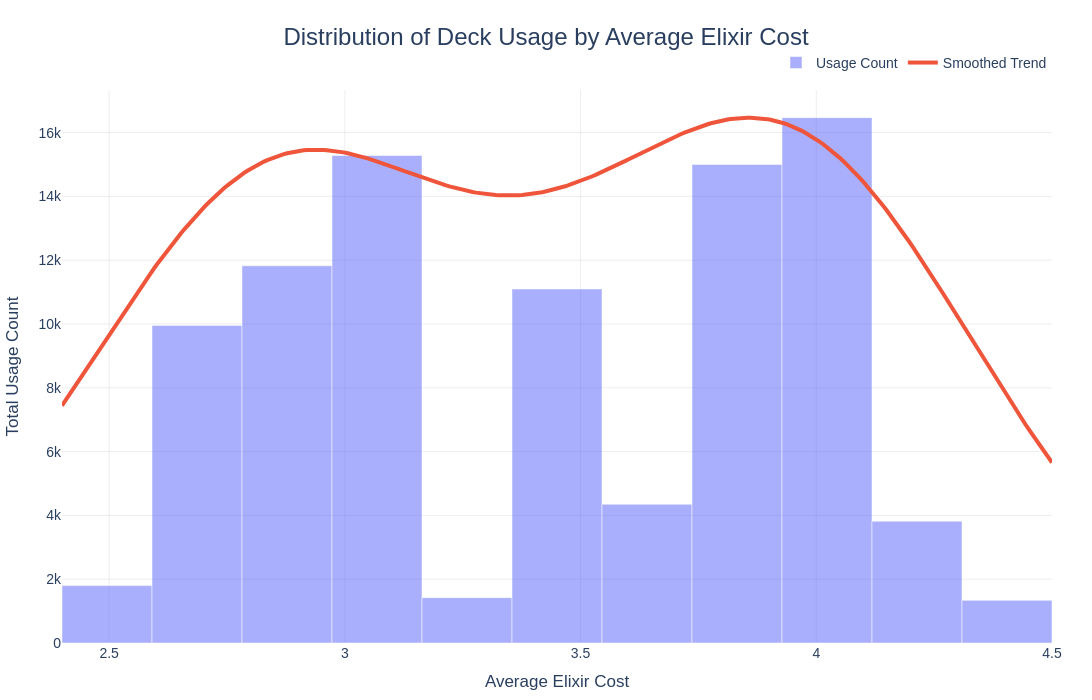

The notebook cell saved with this chart:
### Markdown cell above
## Visualization: Deck Elixir vs Usage

- Examines relationship between average elixir cost and deck popularity
- Helps assess efficiency trends
- 2 peaks at 2.8 and 4 elixir suggest a hyperbait and bridgespam meta

### Code cell
plot_df = decks_df.copy()
plot_df["avg_elixir"] = pd.to_numeric(plot_df["avg_elixir"], errors="coerce")
plot_df["usage_count"] = pd.to_numeric(plot_df["usage_count"], errors="coerce")
plot_df = plot_df.dropna(subset=["avg_elixir", "usage_count"]).copy()

x = plot_df["avg_elixir"].to_numpy()
weights = plot_df["usage_count"].to_numpy()

bins = np.linspace(x.min(), x.max(), 12)
hist, edges = np.histogram(x, bins=bins, weights=weights)
centers = (edges[:-1] + edges[1:]) / 2
bin_width = np.diff(edges)

kde = gaussian_kde(x, weights=weights)
x_grid = np.linspace(x.min(), x.max(), 300)
y_kde = kde(x_grid)

scale_factor = hist.max() / y_kde.max() if y_kde.max() > 0 else 1
y_kde_scaled = y_kde * scale_factor

fig = go.Figure()

fig.add_trace(
    go.Bar(
        x=centers,
        y=hist,
        width=bin_width,
        name="Usage Count",
        opacity=0.55,
        hovertemplate="Avg Elixir Bin: %{x:.2f}<br>Total Usage: %{y:,.0f}<extra></extra>"
    )
)

fig.add_trace(
    go.Scatter(
        x=x_grid,
        y=y_kde_scaled,
        mode="lines",
        name="Smoothed Trend",
        line=dict(width=4),
        hovertemplate="Avg Elixir: %{x:.2f}<br>Smoothed Usage Trend: %{y:,.0f}<extra></extra>"
    )
)

fig.update_layout(
    template="plotly_white",
    width=1120,
    height=700,
    title=dict(
        text="Distribution of Deck Usage by Average Elixir Cost",
        x=0.5,
        xanchor="center",
        font=dict(size=24, family="Arial")
    ),
    font=dict(family="Arial", size=14),
    margin=dict(l=60, r=40, t=90, b=55),
    barmode="overlay",
    xaxis=dict(title="Average Elixir Cost", showgrid=True, gridcolor="rgba(0,0,0,0.07)", zeroline=False),
    yaxis=dict(title="Total Usage Count", showgrid=True, gridcolor="rgba(0,0,0,0.07)", zeroline=False),
    legend=dict(orientation="h", yanchor="bottom", y=1.02, xanchor="right", x=1)
)

fig.show()

### Figure 1 — Plotly figure (JSON) as saved in the notebook; plotly's stock layout.template omitted (floating-point values rounded to 4 significant figures; data arrays with more than 128 entries replaced by an {"elided": "..."} marker saying what was removed)
{"data": [{"hovertemplate": "Avg Elixir Bin: %{x:.2f}<br>Total Usage: %{y:,.0f}<extra></extra>", "name": "Usage Count", "opacity": 0.55, "type": "bar", "width": [0.1909, 0.1909, 0.1909, 0.1909, 0.1909, 0.1909, 0.1909, 0.1909, 0.1909, 0.1909, 0.1909], "x": [2.495, 2.686, 2.877, 3.068, 3.259, 3.45, 3.641, 3.832, 4.023, 4.214, 4.405], "y": [1799, 9957, 11826, 15282, 1421, 11097, 4350, 15004, 16469, 3819, 1337]}, {"hovertemplate": "Avg Elixir: %{x:.2f}<br>Smoothed Usage Trend: %{y:,.0f}<extra></extra>", "line": {"width": 4}, "mode": "lines", "name": "Smoothed Trend", "type": "scatter", "x": {"elided": "300 float values"}, "y": {"elided": "300 float values"}}], "layout": {"barmode": "overlay", "font": {"family": "Arial", "size": 14}, "height": 700, "legend": {"orientation": "h", "x": 1, "xanchor": "right", "y": 1.02, "yanchor": "bottom"}, "margin": {"b": 55, "l": 60, "r": 40, "t": 90}, "title": {"font": {"family": "Arial", "size": 24}, "text": "Distribution of Deck Usage by Average Elixir Cost", "x": 0.5, "xanchor": "center"}, "width": 1120, "xaxis": {"gridcolor": "rgba(0,0,0,0.07)", "showgrid": true, "title": {"text": "Average Elixir Cost"}, "zeroline": false}, "yaxis": {"gridcolor": "rgba(0,0,0,0.07)", "showgrid": true, "title": {"text": "Total Usage Count"}, "zeroline": false}}}
